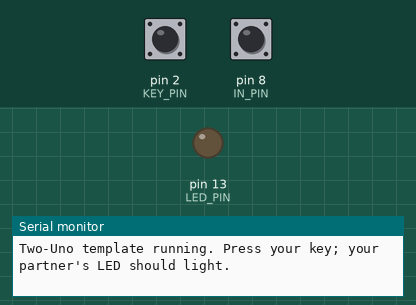
This sketch was run on a simulated Arduino Uno, built with avr-gcc and run on an emulated ATmega328P. Parts: output pins drawn as LEDs (lit = HIGH), the last lines printed to the serial monitor. The test bench sets the inputs (shaded band); at power-on: pin 8 (IN_PIN) HIGH, pin 2 (KEY_PIN) HIGH.

Above: at 1.2 s.
1.3 s: pin 8 (IN_PIN) pulled LOW for 0.15 s
At 1.37 s:
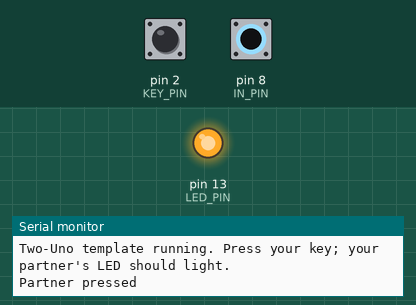
2.9 s: pin 2 (KEY_PIN) pulled LOW for 0.15 s
4.5 s: pin 8 (IN_PIN) pulled LOW for 3.2 s
At 8.6 s:
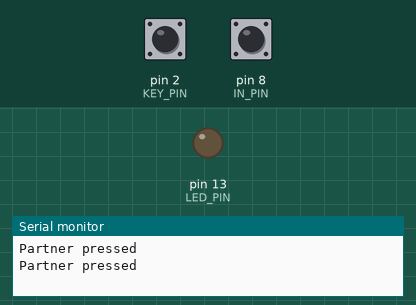
Timing chart, 0 to 10.1 s (numbered marks = the images above; inputs shaded):
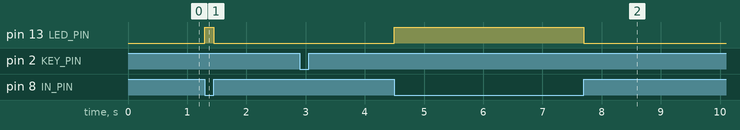

The sketch:

two_uno_template.ino
```cpp
/*
  TWO-UNO STARTER TEMPLATE
  ------------------------
  Hardware: 2 Arduino Unos + male-male jumper wires. Nothing else.
  Upload this SAME sketch to both boards.

  Wiring between the boards (3 jumpers):
    Board A pin 7  -> Board B pin 8
    Board B pin 7  -> Board A pin 8
    Board A GND    -> Board B GND      (always needed!)
  Each board also gets its own key: a jumper in pin 2, tapped into GND.

  As-is, this sketch is already a telegraph: press your key and your
  partner's L LED lights up (and theirs lights yours).

  Project ideas:
    - Telegraph: add Morse decoding so the receiver sees letters.
    - Reaction duel: one board lights both LEDs at a random time;
      whoever's key goes down first wins.

  Safety: pin 7 never outputs 5V, it only pulls the wire to GND, so a
  wiring mix-up between the boards can't damage anything.

  Using Claude? Paste this file in and say: "I have two Arduino Unos and
  jumper wires only. Starting from this template, build a ..."
*/

const int LED_PIN = LED_BUILTIN;   // pin 13
const int KEY_PIN = 2;             // your key: tap into GND
const int OUT_PIN = 7;             // signal TO your partner (their pin 8)
const int IN_PIN  = 8;             // signal FROM your partner (their pin 7)

// True while your key jumper is touching GND.
bool keyDown() {
  return digitalRead(KEY_PIN) == LOW;
}

// Send a signal to your partner: on = pull the wire LOW, off = let go.
void sendSignal(bool on) {
  if (on) {
    digitalWrite(OUT_PIN, LOW);
    pinMode(OUT_PIN, OUTPUT);
  } else {
    pinMode(OUT_PIN, INPUT);
  }
}

// True while your partner is sending a signal.
bool partnerSignal() {
  return digitalRead(IN_PIN) == LOW;
}

void setup() {
  pinMode(LED_PIN, OUTPUT);
  pinMode(KEY_PIN, INPUT_PULLUP);
  pinMode(IN_PIN, INPUT_PULLUP);     // reads "no signal" if unplugged
  sendSignal(false);
  Serial.begin(9600);
  Serial.println(F("Two-Uno template running. Press your key; your partner's LED should light."));
}

void loop() {
  // ---- Telegraph demo: replace everything below with your project ----
  sendSignal(keyDown());
  bool partner = partnerSignal();
  digitalWrite(LED_PIN, partner ? HIGH : LOW);

  static bool wasPartner = false;
  if (partner && !wasPartner) Serial.println(F("Partner pressed"));
  wasPartner = partner;
}
```

Measured:
- after the input at 1.3 s, pin 13 (LED_PIN): LOW → HIGH at once, → LOW 0.15 s later
- after the input at 4.5 s, pin 13 (LED_PIN): LOW → HIGH at once, → LOW 3.2 s later
